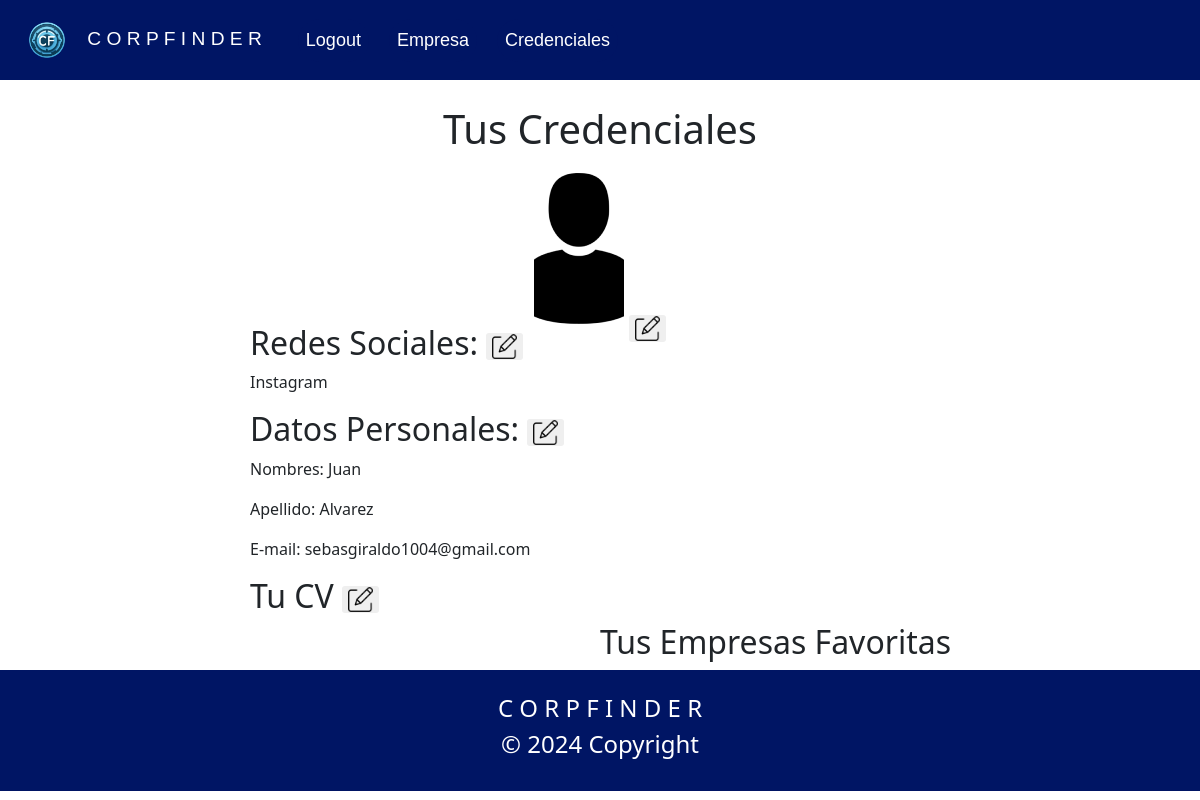
Page /credenciales/ (signed in) on the committed database.
### credenciales/models.py (models this page shows)
class Credenciales(models.Model):
    usuario = models.OneToOneField(User, on_delete=models.CASCADE, related_name='credenciales', default=None)
    imagen = models.ImageField(upload_to='credenciales/images/', default='credenciales/images/image_5.png')
    redes = models.TextField(default = 'N/A')
    CV = models.FileField(null=True, blank=True)
    empresas_favoritas = models.ManyToManyField(Empresa, blank=True)

### credenciales/views.py (the view)
# urls.py: path('', include('credenciales.urls')),
@login_required(login_url='/iniciarSesion')
def credenciales(request):
   credencial = Credenciales.objects.get(usuario=request.user)
   usuario = credencial.usuario
   return render(request,'credenciales.html',{'cred_usuario': usuario,'credencial': credencial})

### credenciales/templates/credenciales.html (shortened to what this page needs)
{% extends 'base3.html' %}
{% block content %}
{% load static %}
<link rel="stylesheet" href="{% static 'credenciales.css' %}">
<head>
</head>
<body>
 <div>
     <h1 class="title">Tus Credenciales</h1>
     <div class="img-container">
       <img src="{{ credencial.imagen.url }}" alt="Imagen de perfil">
       <form action="{% url 'edit' %}">
        <button class="boton"><img src="/media/credenciales/images/edit.png" alt=""></button>
       </form>
     </div>
     <div class="datos">
     <h2 class="info">Redes Sociales:
        <form action="{% url 'edit' %}">
            <button class="boton"><img src="/media/credenciales/images/edit.png" alt=""></button>
           </form>
     </h2>
     <p class="info">{{ credencial.redes }}</p>
    </div>
    <div class="datos">
        <h2 class="info">Datos Personales:
            <form action="{% url 'edit' %}">
                <button class="boton"><img src="/media/credenciales/images/edit.png" alt=""></button>
               </form>
        </h2>
        <p class="info"> Nombres: {{ cred_usuario.first_name}}</p>
        <p class="info"> Apellido: {{ cred_usuario.last_name}}</p>
        <p class="info"> E-mail: {{ cred_usuario.email}}</p>
    </div>
    <div class="datos">
        <h2 class="info">Tu CV
            <form action="{% url 'edit' %}">
                <button class="boton"><img src="/media/credenciales/images/edit.png" alt=""></button>
               </form>
        </h2>
    </div>
    <div class="empresas_fav">
        <h2 class="info">Tus Empresas Favoritas </h2>
    </div>
 </div>
</body>
{% endblock content %}

### corp/static/credenciales.css (style rules this page uses)
.title { text-align: center; margin-top: 25px; }
.img-container { text-align: center; margin-top: 20px; }
.img-container button { border: none; border-radius: 3px; position: relative; top: 80px; }
button img { width: 25px; height: 25px; }
.datos .info { margin-left: 250px; }
h2 button { border: none; border-radius: 3px; }
.empresas_fav .info { margin-left: 600px; }
form { display: inline; margin: 0; padding: 0; border: none; background: none; }

### rows in the picture
Credenciales: imagen (picture), redes "Instagram"

### other values in the picture
{{ cred_usuario.first_name }} "Juan"
{{ cred_usuario.last_name }} "Alvarez"
{{ cred_usuario.email }} "sebasgiraldo1004@gmail.com"
